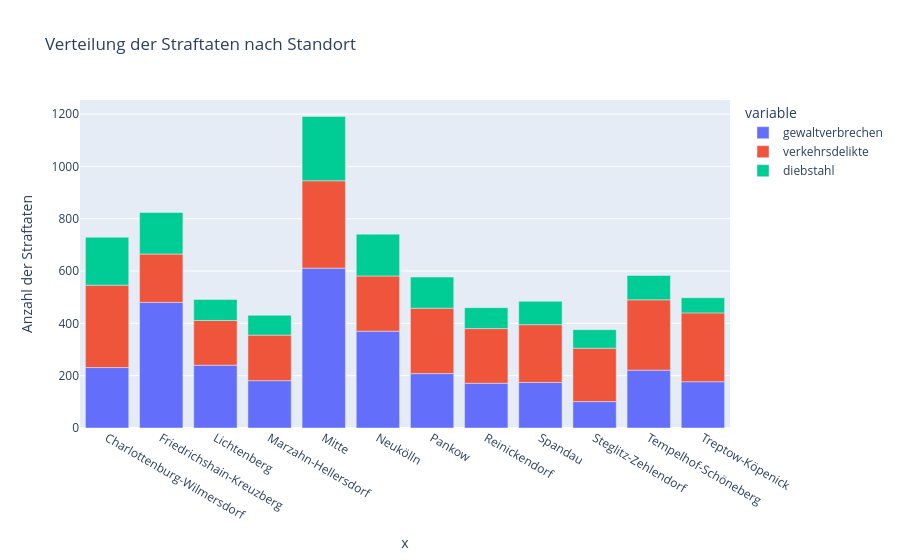

Notebook code for this chart:
### Code cell
fig = px.bar(loc_df.iloc[0:12], 
             x=loc_df.iloc[0:12].index,
             y=["gewaltverbrechen", "verkehrsdelikte", "diebstahl"],
             title="Verteilung der Straftaten nach Standort",
             labels={"value": "Anzahl der Straftaten", "location": "Ort"}
             )

fig.show()

### Figure 1 — Plotly figure (JSON) as saved in the notebook; plotly's stock layout.template omitted (floating-point values rounded to 4 significant figures)
{"data": [{"alignmentgroup": "True", "hovertemplate": "variable=gewaltverbrechen<br>x=%{x}<br>Anzahl der Straftaten=%{y}<extra></extra>", "legendgroup": "gewaltverbrechen", "marker": {"color": "#636efa", "pattern": {"shape": ""}}, "name": "gewaltverbrechen", "offsetgroup": "gewaltverbrechen", "orientation": "v", "showlegend": true, "textposition": "auto", "type": "bar", "x": ["Charlottenburg-Wilmersdorf", "Friedrichshain-Kreuzberg", "Lichtenberg", "Marzahn-Hellersdorf", "Mitte", "Neukölln", "Pankow", "Reinickendorf", "Spandau", "Steglitz-Zehlendorf", "Tempelhof-Schöneberg", "Treptow-Köpenick"], "xaxis": "x", "y": [231, 480, 240, 181, 611, 370, 208, 171, 174, 101, 221, 177], "yaxis": "y"}, {"alignmentgroup": "True", "hovertemplate": "variable=verkehrsdelikte<br>x=%{x}<br>Anzahl der Straftaten=%{y}<extra></extra>", "legendgroup": "verkehrsdelikte", "marker": {"color": "#EF553B", "pattern": {"shape": ""}}, "name": "verkehrsdelikte", "offsetgroup": "verkehrsdelikte", "orientation": "v", "showlegend": true, "textposition": "auto", "type": "bar", "x": ["Charlottenburg-Wilmersdorf", "Friedrichshain-Kreuzberg", "Lichtenberg", "Marzahn-Hellersdorf", "Mitte", "Neukölln", "Pankow", "Reinickendorf", "Spandau", "Steglitz-Zehlendorf", "Tempelhof-Schöneberg", "Treptow-Köpenick"], "xaxis": "x", "y": [315, 185, 171, 174, 334, 211, 250, 209, 221, 204, 269, 263], "yaxis": "y"}, {"alignmentgroup": "True", "hovertemplate": "variable=diebstahl<br>x=%{x}<br>Anzahl der Straftaten=%{y}<extra></extra>", "legendgroup": "diebstahl", "marker": {"color": "#00cc96", "pattern": {"shape": ""}}, "name": "diebstahl", "offsetgroup": "diebstahl", "orientation": "v", "showlegend": true, "textposition": "auto", "type": "bar", "x": ["Charlottenburg-Wilmersdorf", "Friedrichshain-Kreuzberg", "Lichtenberg", "Marzahn-Hellersdorf", "Mitte", "Neukölln", "Pankow", "Reinickendorf", "Spandau", "Steglitz-Zehlendorf", "Tempelhof-Schöneberg", "Treptow-Köpenick"], "xaxis": "x", "y": [183, 159, 80, 76, 246, 160, 119, 80, 89, 71, 93, 58], "yaxis": "y"}], "layout": {"barmode": "relative", "legend": {"title": {"text": "variable"}, "tracegroupgap": 0}, "title": {"text": "Verteilung der Straftaten nach Standort"}, "xaxis": {"anchor": "y", "domain": [0, 1], "title": {"text": "x"}}, "yaxis": {"anchor": "x", "domain": [0, 1], "title": {"text": "Anzahl der Straftaten"}}}}
